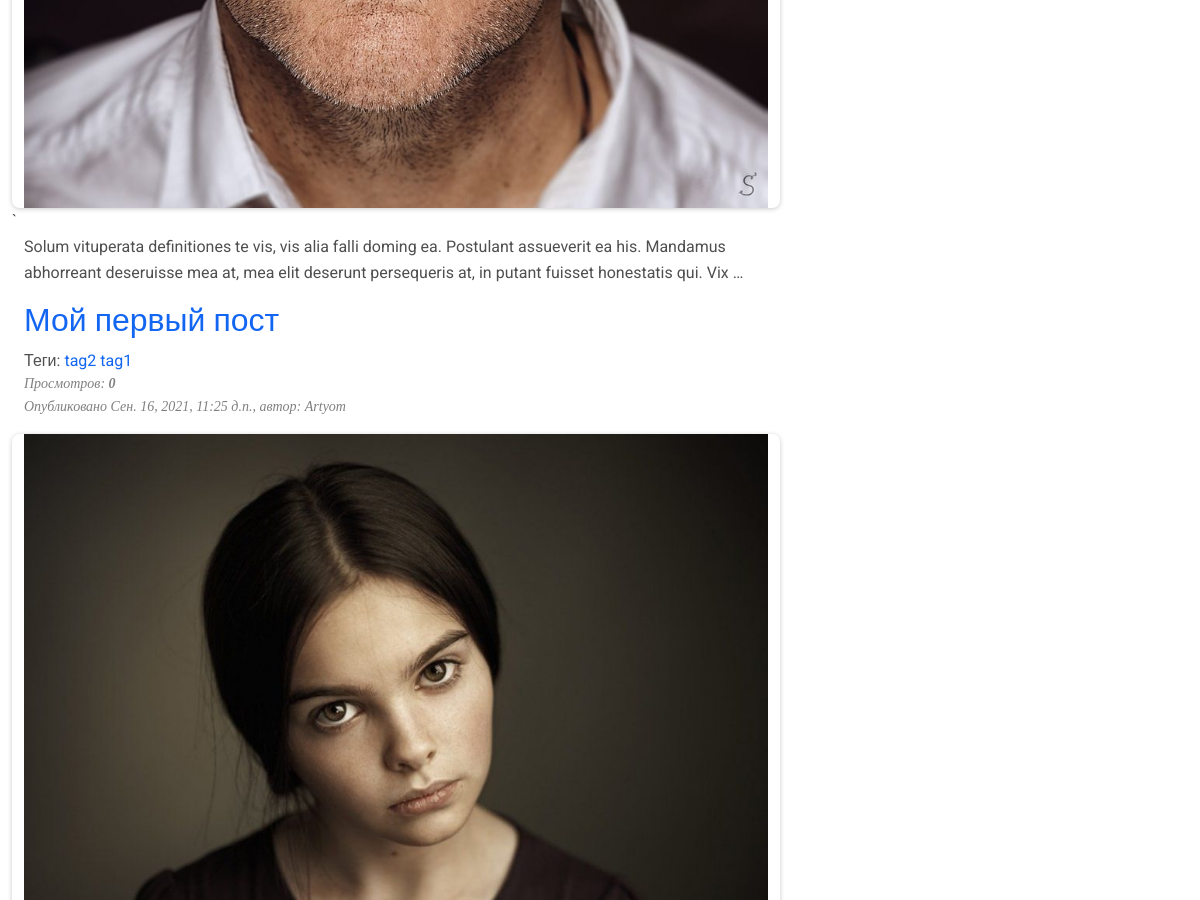
The app's page / (middle part), older data.
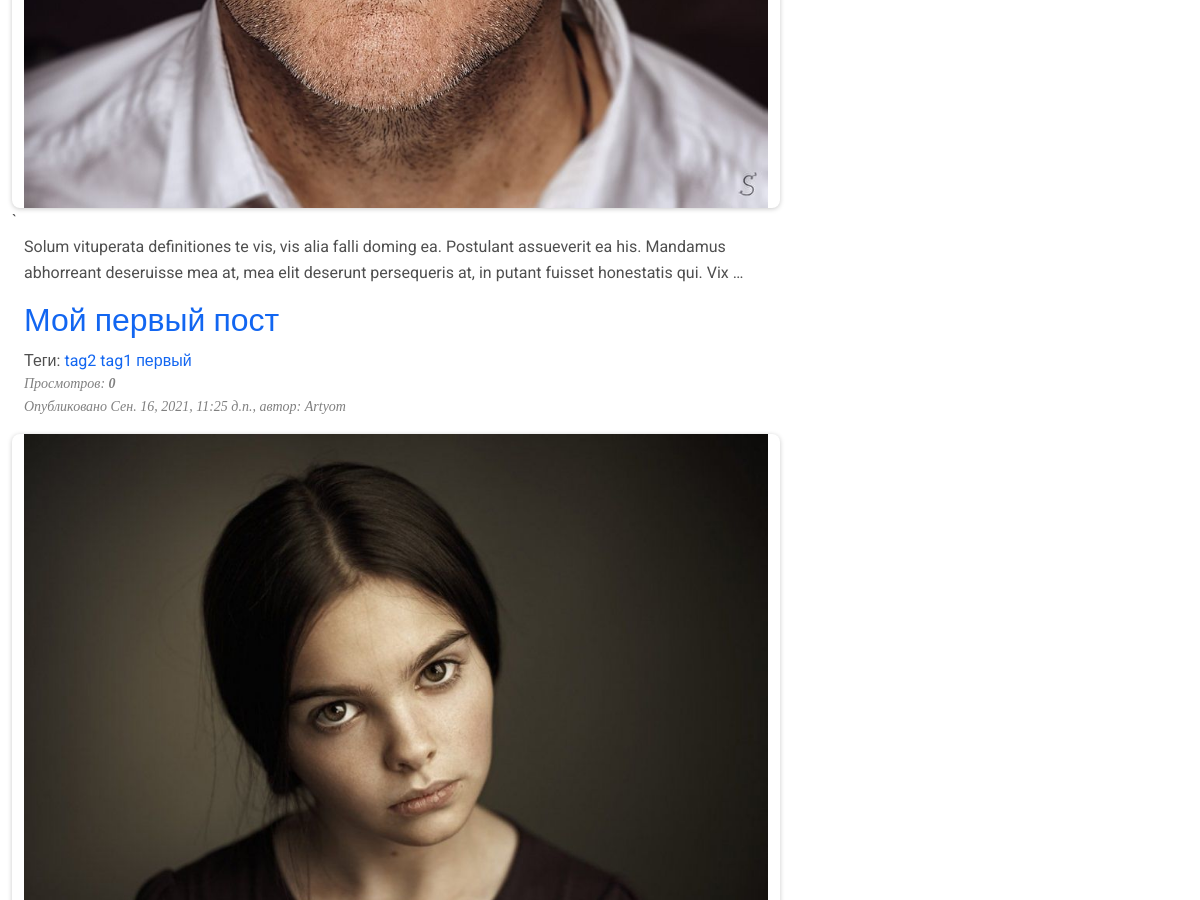
The same page, newer data.
### blog/models.py (models this page shows, shortened)
class Post(models.Model):
    STATUS_CHOIES = (
        ('draft', 'Draft'),
        ('published', 'Published'),
    )
    title = models.CharField(max_length=250)
    slug = models.SlugField(max_length=250, unique_for_date='publish')
    author = models.ForeignKey(User, on_delete=models.CASCADE,
                               related_name='blog_post')
    body = models.TextField()
    publish = models.DateTimeField(default=timezone.now)
    created = models.DateTimeField(auto_now_add=True)
    updated = models.DateTimeField(auto_now=True)
    status = models.CharField(max_length=10, choices=STATUS_CHOIES, default='draft')
    image = models.ImageField()
    views = models.ManyToManyField(Ip, related_name="post_views", blank=True)
    object = models.Manager()
    published = PublishedManager()
    tags = TaggableManager(through=RuTaggedItem)
    class Meta:
        ordering = ('-publish', )
    def get_absolute_url(self):
        return reverse('blog:post_detail', args=[self.publish.year,
                        self.publish.month, self.publish.day, self.slug])
    def total_views(self):
        return self.views.count()

### blog/views.py (the view)
# urls.py: path('', views.post_list, name='post_list'),
def post_list(request, tag_slug=None):
    object_list = Post.published.all()
    tag = None
    if tag_slug:
        tag = get_object_or_404(Tag, slug=tag_slug)
        object_list = object_list.filter(tags__in=[tag])
    paginator = Paginator(object_list, 2)
    page = request.GET.get('page')
    try:
        posts = paginator.page(page)
    except PageNotAnInteger:
        posts = paginator.page(1)
    except EmptyPage:
        posts = paginator.page(paginator.num_pages)
    return render(request, 'blog/post/list.html', {'page': page, 'posts': posts, 'tag': tag})

### blog/models.py (called while the page is built)
    def get_queryset(self):
        return super().get_queryset().filter(status='published')

### blog/templatetags/blog_tags.py (called while the page is built)
@register.simple_tag
def total_posts():
    return Post.published.count()

@register.simple_tag
def get_most_commented_posts(count=5):
    return Post.published.annotate(total_comments=Count('comments')).order_by('-total_comments')[:count]

@register.inclusion_tag('blog/post/latest_posts.html')
def show_latest_posts(count=5):
    latest_posts = Post.published.order_by('-publish')[:count]
    return {'latest_posts': latest_posts}

@register.filter(name='markdown')
def markdown_format(text):
    return mark_safe(markdown.markdown(text))

@register.filter(name='rupluralize')
def rupluralize(value, arg="статья,статьи,статей"):
    args = arg.split(",")
    number = abs(int(value))
    a = number % 10
    b = number % 100
    if (a == 1) and (b != 11):
        return args[0]
    elif (a >= 2) and (a <= 4) and ((b < 10) or (b >= 20)):
        return args[1]
    else:
        return args[2]

### blog/templates/blog/post/list.html (shortened to what this page needs)
{% extends 'blog/base.html' %}
{% load blog_tags %}
{% load static %}
{% block content %}
    <div class="container">
            {% for post in posts %}
                <div class="row">
                    <div>
                        <h2>
                            <a href="{{ post.get_absolute_url }}">{{ post.title }}</a>
                        </h2>
                        <p class="tags m-0 p-0">
                            Теги:
                            {% for tag in post.tags.all %}
                                <a href="{% url 'blog:post_list_by_tag' tag.slug %}">{{ tag.name }}</a>
                            {% endfor %}
                        </p>
                        <p class="views m-0 p-0">Просмотров: <b>{{ post.total_views }}</b></p>
                        <p class="date">Опубликовано {{ post.publish }}, автор: {{ post.author|title }}</p>
                    </div>
                    <div class="bg-image hover-overlay ripple shadow-1-strong rounded-5 ripple-surface">
                        <img src="{{ post.image.url }}" alt="" class="img-fluid">
                    </div>`
                        {{ post.body|markdown|truncatewords_html:30 }}
                </div>
            {% endfor %}
        </div>
{% endblock %}

Row changes from the older to the newer data that the page shows:
added Tag: name "первый", shown under Post "Мой первый пост"
